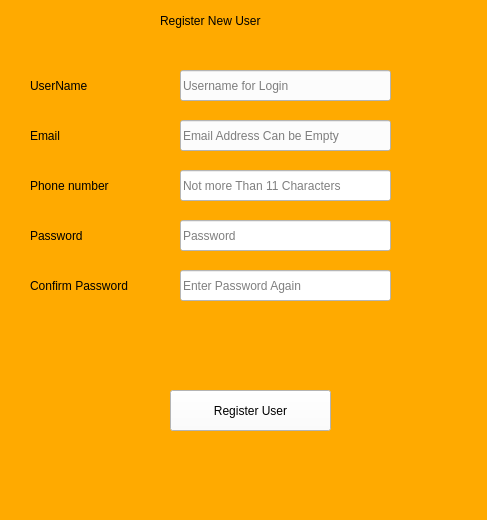
<?xml version="1.0" encoding="UTF-8"?>
<ui version="4.0">
 <class>Form</class>
 <widget class="QWidget" name="Form">
  <property name="geometry">
   <rect>
    <x>0</x>
    <y>0</y>
    <width>487</width>
    <height>520</height>
   </rect>
  </property>
  <property name="windowTitle">
   <string>Form</string>
  </property>
  <property name="styleSheet">
   <string notr="true">font: 10pt &quot;MS Shell Dlg 2&quot;;
background-color: rgb(255, 170, 0);
</string>
  </property>
  <widget class="QLineEdit" name="lineEdit_4">
   <property name="geometry">
    <rect>
     <x>180</x>
     <y>170</y>
     <width>211</width>
     <height>31</height>
    </rect>
   </property>
   <property name="styleSheet">
    <string notr="true">background-color: rgb(255, 255, 255);</string>
   </property>
   <property name="placeholderText">
    <string>Not more Than 11 Characters</string>
   </property>
  </widget>
  <widget class="QLabel" name="label_2">
   <property name="geometry">
    <rect>
     <x>30</x>
     <y>70</y>
     <width>111</width>
     <height>31</height>
    </rect>
   </property>
   <property name="styleSheet">
    <string notr="true">font: 10pt &quot;Segoe UI&quot;;</string>
   </property>
   <property name="text">
    <string>UserName</string>
   </property>
  </widget>
  <widget class="QLineEdit" name="lineEdit_5">
   <property name="geometry">
    <rect>
     <x>180</x>
     <y>270</y>
     <width>211</width>
     <height>31</height>
    </rect>
   </property>
   <property name="styleSheet">
    <string notr="true">background-color: rgb(255, 255, 255);</string>
   </property>
   <property name="echoMode">
    <enum>QLineEdit::Password</enum>
   </property>
   <property name="placeholderText">
    <string>Enter Password Again</string>
   </property>
  </widget>
  <widget class="QLabel" name="label_5">
   <property name="geometry">
    <rect>
     <x>30</x>
     <y>170</y>
     <width>121</width>
     <height>31</height>
    </rect>
   </property>
   <property name="styleSheet">
    <string notr="true">font: 10pt &quot;Segoe UI&quot;;</string>
   </property>
   <property name="text">
    <string>Phone number</string>
   </property>
  </widget>
  <widget class="QLineEdit" name="lineEdit_2">
   <property name="geometry">
    <rect>
     <x>180</x>
     <y>120</y>
     <width>211</width>
     <height>31</height>
    </rect>
   </property>
   <property name="styleSheet">
    <string notr="true">background-color: rgb(252, 252, 252);</string>
   </property>
   <property name="placeholderText">
    <string>Email Address Can be Empty</string>
   </property>
  </widget>
  <widget class="QLineEdit" name="lineEdit">
   <property name="geometry">
    <rect>
     <x>180</x>
     <y>70</y>
     <width>211</width>
     <height>31</height>
    </rect>
   </property>
   <property name="styleSheet">
    <string notr="true">background-color: rgb(252, 252, 252);</string>
   </property>
   <property name="placeholderText">
    <string>Username for Login</string>
   </property>
  </widget>
  <widget class="QLineEdit" name="lineEdit_3">
   <property name="geometry">
    <rect>
     <x>180</x>
     <y>220</y>
     <width>211</width>
     <height>31</height>
    </rect>
   </property>
   <property name="styleSheet">
    <string notr="true">background-color: rgb(255, 255, 255);</string>
   </property>
   <property name="echoMode">
    <enum>QLineEdit::Password</enum>
   </property>
   <property name="placeholderText">
    <string>Password</string>
   </property>
  </widget>
  <widget class="QLabel" name="label_3">
   <property name="geometry">
    <rect>
     <x>30</x>
     <y>120</y>
     <width>111</width>
     <height>31</height>
    </rect>
   </property>
   <property name="styleSheet">
    <string notr="true">font: 10pt &quot;Segoe UI&quot;;</string>
   </property>
   <property name="text">
    <string>Email</string>
   </property>
  </widget>
  <widget class="QLabel" name="label">
   <property name="geometry">
    <rect>
     <x>160</x>
     <y>0</y>
     <width>311</width>
     <height>41</height>
    </rect>
   </property>
   <property name="styleSheet">
    <string notr="true">font: 15pt &quot;Segoe UI&quot;;</string>
   </property>
   <property name="text">
    <string>Register New User</string>
   </property>
  </widget>
  <widget class="QPushButton" name="pushButton">
   <property name="geometry">
    <rect>
     <x>170</x>
     <y>390</y>
     <width>161</width>
     <height>41</height>
    </rect>
   </property>
   <property name="styleSheet">
    <string notr="true">background-color: rgb(252, 252, 252);</string>
   </property>
   <property name="text">
    <string>Register User</string>
   </property>
  </widget>
  <widget class="QLabel" name="label_4">
   <property name="geometry">
    <rect>
     <x>30</x>
     <y>220</y>
     <width>121</width>
     <height>31</height>
    </rect>
   </property>
   <property name="styleSheet">
    <string notr="true">font: 10pt &quot;Segoe UI&quot;;</string>
   </property>
   <property name="text">
    <string>Password</string>
   </property>
  </widget>
  <widget class="QLabel" name="label_6">
   <property name="geometry">
    <rect>
     <x>30</x>
     <y>270</y>
     <width>141</width>
     <height>31</height>
    </rect>
   </property>
   <property name="styleSheet">
    <string notr="true">font: 10pt &quot;Segoe UI&quot;;</string>
   </property>
   <property name="text">
    <string>Confirm Password</string>
   </property>
  </widget>
  <widget class="QLabel" name="label_7">
   <property name="geometry">
    <rect>
     <x>130</x>
     <y>330</y>
     <width>301</width>
     <height>41</height>
    </rect>
   </property>
   <property name="styleSheet">
    <string notr="true">font: 75 10pt &quot;Verdana&quot;;</string>
   </property>
   <property name="text">
    <string/>
   </property>
  </widget>
 </widget>
 <resources/>
 <connections/>
</ui>
